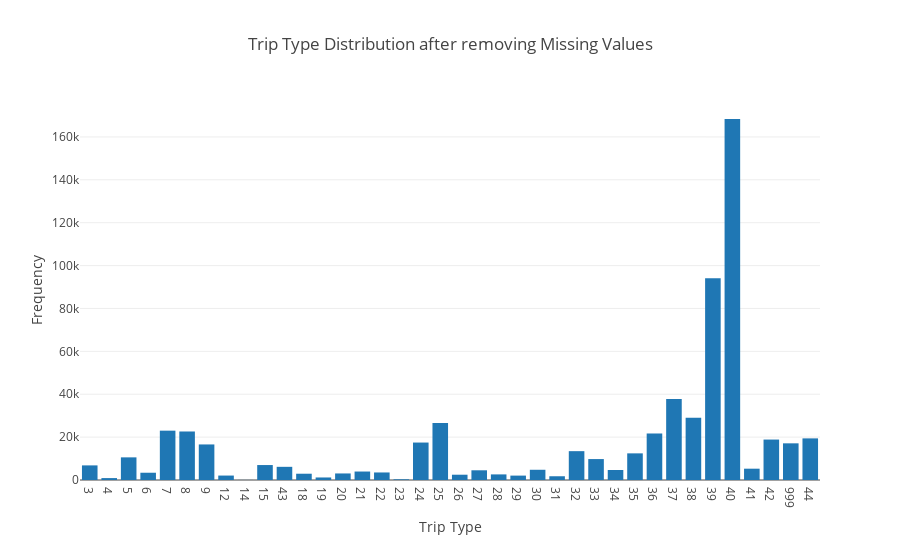

Here is the notebook cell this chart was saved with:
### Markdown cell above
#### Distribution of classes after removing visits with missing values in Upc number, Fine Line Number and Department Description.

### Code cell
plot_distribution(data['TripType'],"Trip Type Distribution after removing Missing Values","Trip Type","Frequency")

### Figure 1 — Plotly figure (JSON) as saved in the notebook; plotly's stock layout.template omitted (floating-point values rounded to 4 significant figures)
{"data": [{"type": "bar", "x": ["3", "4", "5", "6", "7", "8", "9", "12", "14", "15", "43", "18", "19", "20", "21", "22", "23", "24", "25", "26", "27", "28", "29", "30", "31", "32", "33", "34", "35", "36", "37", "38", "39", "40", "41", "42", "999", "44"], "y": [6814, 890, 10557, 3392, 23010, 22626, 16584, 2072, 35, 6972, 6143, 2929, 1182, 3053, 3951, 3515, 325, 17466, 26534, 2466, 4527, 2611, 2051, 4772, 1751, 13450, 9763, 4673, 12426, 21692, 37720, 29034, 94058, 168362, 5276, 18862, 17102, 19409]}], "layout": {"title": "Trip Type Distribution after removing Missing Values", "xaxis": {"title": "Trip Type", "type": "category"}, "yaxis": {"title": "Frequency"}}}
